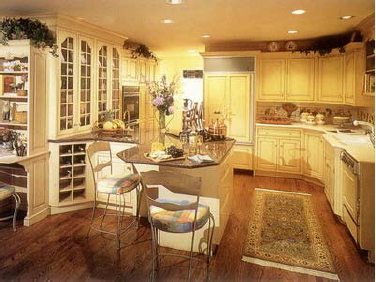
%> input picture ColorTransfer/Color_Transfer_by_PCA/Src.png, 376 x 282 px
$ octave PCA_ColorTransfer.m   (GNU Octave 9; MATLAB toolbox functions it lacks are replaced by stand-ins)
%> lines starting %> are read from the running program, lines starting %| are printed output that depends on the picture
% Function to implement the Color Transfer using PCA
% Principal Component Analysis.
%
% HAN Zifa, 20/11/2013
% City University of Hong Kong
clear;
clc;
close all;

% input images
ReferImg=imread('Src.png');%
%> ReferImg is the input picture: size 282x376x3 uint8; mean R, G, B 170.6, 130.2, 79.1
TargetImg=imread('Exp.png');
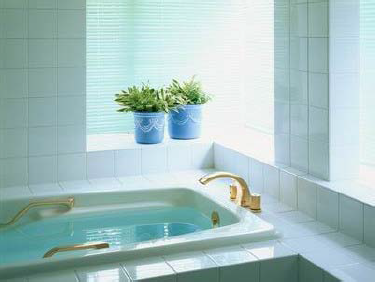
%> input picture ColorTransfer/Color_Transfer_by_PCA/Exp.png, 375 x 282 px
%> TargetImg is the input picture: size 282x375x3 uint8; mean R, G, B 166.7, 194, 193.2
figure;imshow(ReferImg);title('Reference Img');
figure;imshow(TargetImg);title('Target Img');

% Images Attributes
M1=size(ReferImg,1); %row
%> M1 = 282
N1=size(ReferImg,2); %col
%> N1 = 376
M2=size(TargetImg,1); %row
%> M2 = 282
N2=size(TargetImg,2); %col
%> N2 = 375

Sam_Ref=zeros(3,M1*N1);
Sam_Ref(1,:)=ReferImg(1:M1*N1);
Sam_Ref(2,:)=ReferImg(M1*N1+1:2*M1*N1);
Sam_Ref(3,:)=ReferImg(2*M1*N1+1:3*M1*N1);

Sam_Tar=zeros(3,M2*N2);
Sam_Tar(1,:)=TargetImg(1:M2*N2);
Sam_Tar(2,:)=TargetImg(M2*N2+1:2*M2*N2);
Sam_Tar(3,:)=TargetImg(2*M2*N2+1:3*M2*N2);

% Covariance Matrixs
CovMatrix_Ref=cov(Sam_Ref');
%> CovMatrix_Ref = [3021.7 3122.8 2231.1; 3122.8 3453.2 2647.8; 2231.1 2647.8 2394.8]
CovMatrix_Tar=cov(Sam_Tar');
%> CovMatrix_Tar = [2448.4 1929.4 2085.9; 1929.4 1650.1 1818.6; 2085.9 1818.6 2169.9]

% Eigenvalue Decomposition
[U_Ref,Sigma_Ref]=eig(CovMatrix_Ref);
%> U_Ref = [0.542 0.606 0.583; -0.765 0.0691 0.64; 0.347 -0.793 0.501]; Sigma_Ref = [40.72 0 0; 0 458.8 0; 0 0 8370.2]
[U_Tar,Sigma_Tar]=eig(CovMatrix_Tar);
%> U_Tar = [0.347 0.701 0.623; -0.854 -0.0398 0.519; 0.389 -0.712 0.584]; Sigma_Tar = [37.9 0 0; 0 219 0; 0 0 6011.6]

% Mean Color Vectors of ReferImg and TargetImg

Mean_Ref=sum(Sam_Ref,2)/size(Sam_Ref,2);
%> Mean_Ref = [170.6; 130.2; 79.08]
Mean_Tar=sum(Sam_Tar,2)/size(Sam_Tar,2);
%> Mean_Tar = [166.7; 194; 193.2]

Diff=Sam_Tar-repmat(Mean_Tar,1,M2*N2);
% Diff1=Sam_Tar-repmat(Mean_Tar,1,M2*N2);

Img=U_Ref*(U_Tar^(-1))*Diff+repmat(Mean_Ref,1,M2*N2);
ColorTransfer_Img=zeros(M2,N2,3);
ColorTransfer_Img(1:M2*N2)=Img(1,:);
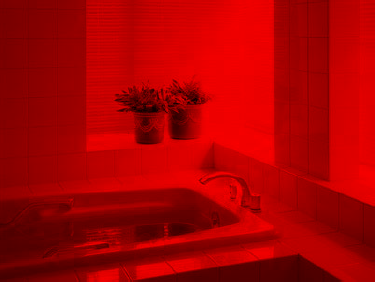
%> ColorTransfer_Img: size 282x375x3 double; mean R, G, B 170.6, 0, 0
ColorTransfer_Img(M2*N2+1:2*M2*N2)=Img(2,:);
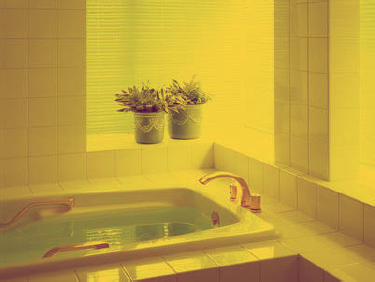
%> ColorTransfer_Img: size 282x375x3 double; mean R, G, B 170.6, 130.2, 0; drawn with min black and max white
ColorTransfer_Img(2*M2*N2+1:3*M2*N2)=Img(3,:);
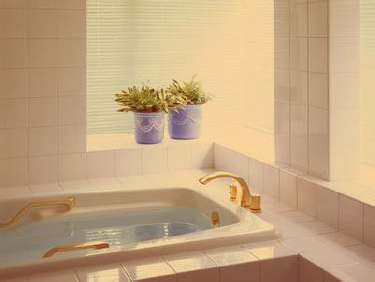
%> ColorTransfer_Img: size 282x375x3 double; mean R, G, B 170.6, 130.2, 79.1; drawn with min black and max white

figure;imshow(uint8(ColorTransfer_Img));title('ColorTransfer Img');
%> after `imshow(uint8(ColorTransfer_Img))`:
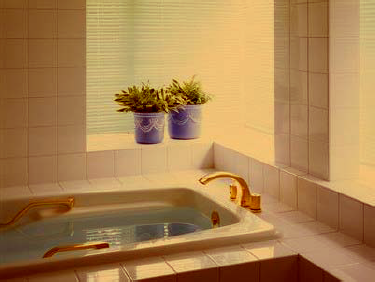
%> displayed picture: size 282x375x3, on the screen's scale of 0 to 255; mean R, G, B 170.6, 130.3, 80.1
